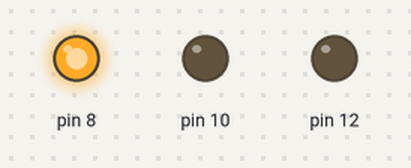
Simulated run of this sketch. Board: Arduino Uno, built with avr-gcc and run on an emulated ATmega328P. On the bench: output pins drawn as LEDs (lit = HIGH).

Above: at 0.05 s.
At 1.45 s:
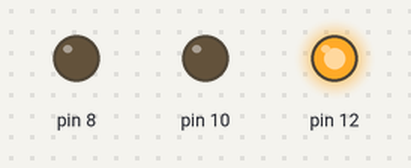
At 2.85 s:
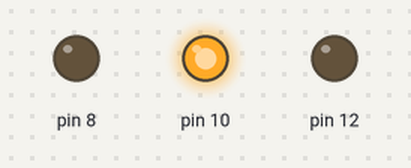
Timing chart, 0 to 3.1 s (numbered marks = the images above):
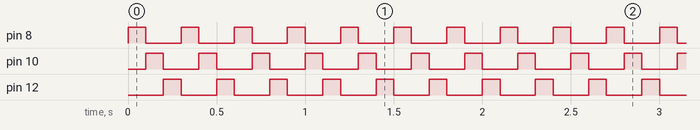

The sketch:

teste.ino
```cpp
void setup() {
  // put your setup code here, to run once:
  pinMode(8, OUTPUT);
  pinMode(10, OUTPUT);
  pinMode(12, OUTPUT);

}

void loop() {
  // put your main code here, to run repeatedly:

  digitalWrite(8, HIGH);
  delay(100);
  digitalWrite(8, LOW);

  digitalWrite(10, HIGH);
  delay(100);
  digitalWrite(10, LOW);

  digitalWrite(12, HIGH);
  delay(100);
  digitalWrite(12, LOW);

}
```

Measured:
- by itself, pin 8, pin 10, pin 12: alternates HIGH for 0.10 s and LOW for 0.20 s
